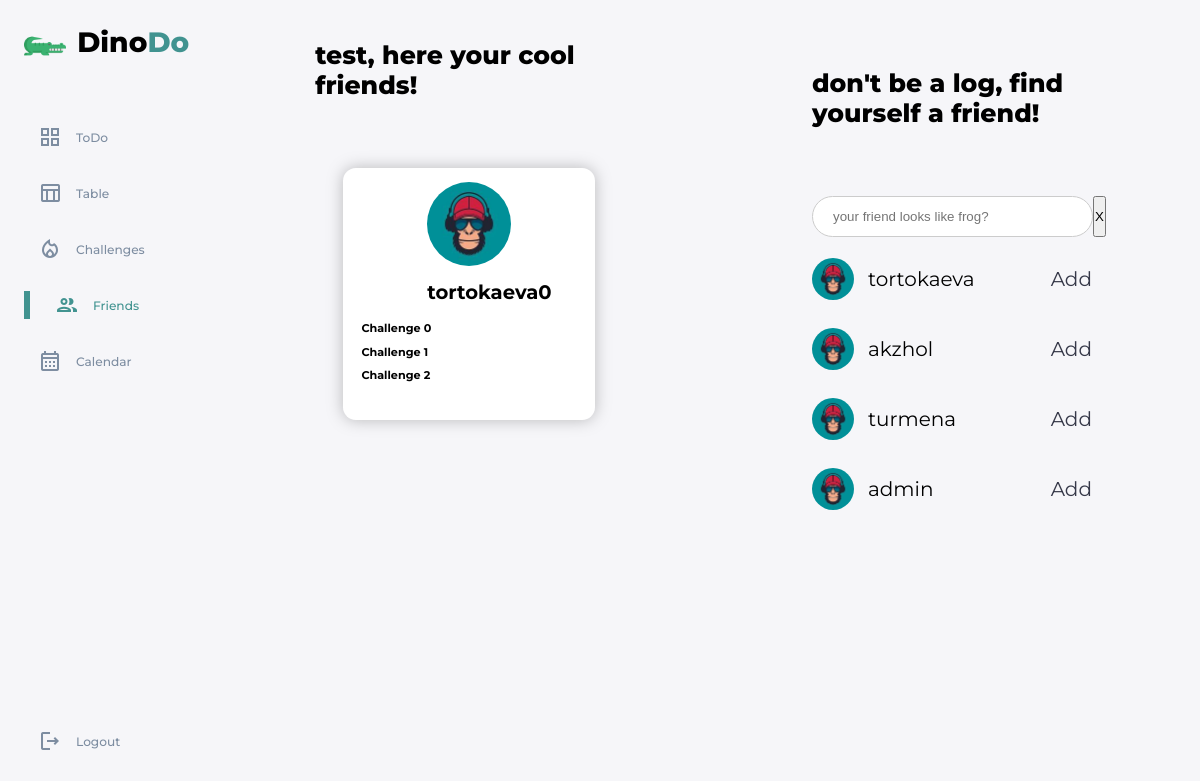
Page /friends/ (signed in) on the committed database.
### main/models.py (models this page shows)
class Profile(models.Model):
    user = models.OneToOneField(User, on_delete=models.CASCADE)
    photo = models.CharField(max_length=255, blank=True, null=False, default='main/default_avatar.jpg')
    experience = models.IntegerField(blank=True, null=False, default=0)
    levels = models.IntegerField(blank=True, null=False, default=0)
    friends = models.ManyToManyField(User, blank=True, related_name='friends')
    def get_friends(self):
        return self.friends.all()
    def get_not_user(self):
        return Profile.objects.exclude(user=self.user)
    def __str__(self):
        return self.user.username

### main/views.py (the view)
# urls.py: path('friends/', views.friends, name='friends'),
def friends(request):
    profile = Profile.objects.get(user=request.user)
    context = {'profile': profile}
    return render(request, 'main/friends.html', context)

### main/templates/main/friends.html
{% extends 'main/base.html' %}
{% load static %}
{% block css %}
<link rel="stylesheet" href="{% static 'main/friends.css' %}">
{% endblock %}
{% block content %}
    <div class='friends'>
      <div class='top-main'>
        <h1>{{ profile.user }}, here your cool friends!</h1>
      </div>
      <div class="friens-list">
          {% for friend in profile.get_friends %}
            <div class="friend-card">
                <div class="card-img">
                    <img src="{% static friend.profile.photo %}" class="friends-logo">
                </div>
                <div class="card-name">
                    <h2>{{friend}}</h2>
                    <h2>{{friend.profile.levels}}</h2>
                </div>
                <div class="card-challenges">
                    <div class="challenge-card">
                        <h4>Challenge 0</h4>
                    </div>
                    <div class="challenge-card">
                        <h4>Challenge 1</h4>
                    </div>
                    <div class="challenge-card">
                        <h4>Challenge 2</h4>
                    </div>
                </div>
            </div>
          {% endfor %}
      </diV>
    </div>
    <div class="all-users">
      <div class='top-main'>
        <h1>don't be a log, find yourself a friend!</h1>
      </div>
      <div class="users-list">
        <div class="find_friend">
          <input type="text" placeholder="your friend looks like frog?">
          <input type="submit" value="X">
        </div>
          {% for profile in profile.get_not_user %}
            <div class="users">
                <div class="wrapper">
                    <div class="userss-text">
                        <img src="{% static profile.photo %}">
                    </div>
                    <div class="userss-text">
                        <span>{{profile}}</span>
                    </div>
                </div>
                <div class="userss-text">
                    <a href="{% url 'create_relationship' profile_id=profile.id %}">Add</a>
                </div>
            </div>
          {% endfor %}
      </div>
    </div>
  </div>
{% endblock %}

### main/static/main/main.css (style rules this page uses)
:root { --color-primary: #419390; --color-danger: #ff7782; --color-success: #419390; --color-warning: #ffbb55; --color-white: #ffffff; --color-info-dark: #7d8da1; --color-info-light: #dce1eb; --color-dark: #363949; --color-light: rgba(132, 139, 200, 0.18); --color-primary-variant: #111e88; --color-dark-variant: #677483; --color-background: #f6f6f9; --card-border-radius: 2rem; --border-radius-1: 0.4rem; --border-radius-2: 0.8rem; --border-radius-3: 1.2rem; --card-padding: 1.2rem; --padding-1: 1.2rem; --box-shadow: 0 2rem 3rem var(--color-light); }
* { margin: 0; padding: 0; text-decoration: none; list-style: none; box-sizing: border-box; }
html { font-size: 14px; }
body { width: 100vw; height: 100vh; font-family: 'montserrat', sans-serif; font-size: 0.88rem; background: var(--color-background); overflow-x: hidden; overflow-y: hidden; }
a { color: var(--color-dark); }
img { display: block; width: 100%; }
h1 { font-weight: 800; font-size: 1.8rem; }
h2 { font-size: 1.4rem; }
h4 { font-size: 0.8rem; }
img { height: 3rem; width: 3rem; }
.top-main { display: flex; align-items: center; justify-content: space-between; }

### main/static/main/friends.css (style rules this page uses)
.friends { height: 100vh; padding-left: 5rem; display: grid; grid-template-rows: 10rem auto; padding-right: 6rem; }
.friens-list { display: grid; grid-template-columns: 50% 50%; padding: 2rem 2rem 0; overflow-y: auto; }
.friend-card { height: 18rem; width: 18rem; background-color: white; filter: drop-shadow(0px 0px 8px rgba(0,0,0,0.25)); border-radius: 13px; margin-bottom: 3rem; display: flex; flex-direction: column; }
.all-users { height: 100vh; padding-left: 2rem; display: grid; grid-template-rows: 14rem auto; padding-right: 5rem; }
.users-list { display: flex; flex-direction: column; overflow-y: auto; height: 63vh; }
.find_friend { display: flex; }
.find_friend input[type=text] { width: 100%; padding: 12px 20px; display: inline-block; border: 1px solid #ccc; border-radius: 50px; box-sizing: border-box; }
.users { height: 4rem; display: flex; margin-top: 1rem; justify-content: space-between; }
.wrapper { display: flex; justify-content: start; }
.users img { height: 3rem; width: 3rem; border-radius: 50%; justify-content: center; }
.userss-text { display: flex; justify-content: center; font-size: 20px; flex-direction: column; margin-right: 1rem; }
.userss-text span { text-align: center; }
.friend-card img { height: 6rem; width: 6rem; border-radius: 50%; }
.card-img { margin-top: 1rem; margin-bottom: 1rem; align-items: center; justify-content: center; display: flex; }
.card-name { padding: 0 6rem 0; margin-bottom: 0.5rem; align-items: center; justify-content: space-between; display: flex; }
.card-challenges { display: flex; flex-direction: column; overflow-y: auto; padding: 0 1.3rem 0; }
.challenge-card { padding: 0.7rem 0 0; }

### rows in the picture
Profile: user "test"
Profile: photo (placeholder picture), user.username "tortokaeva"
Profile: photo (placeholder picture), user.username "akzhol"
Profile: photo (placeholder picture), user.username "turmena"
Profile: photo (placeholder picture), user.username "admin"

### other values in the picture
{{ friend }} "tortokaeva"
{{ friend.profile.levels }} "0"
